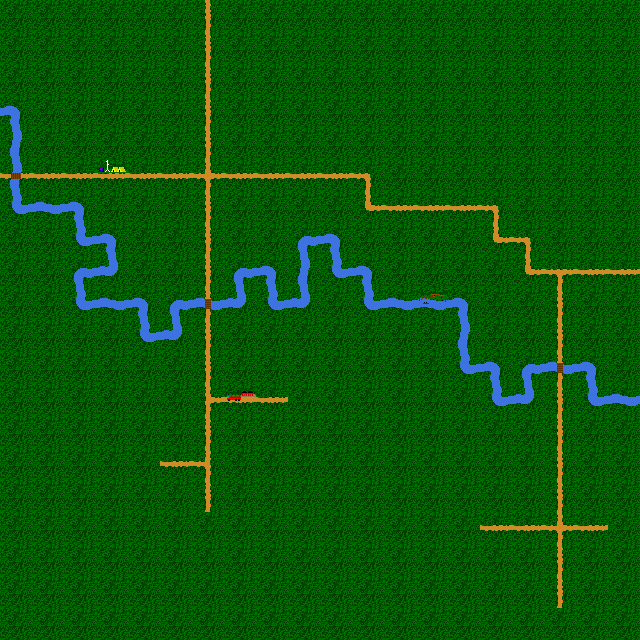

Tiled map render using the project's own tile images. Description and the map definition, with tile-layer contents summarised, below:
An orthogonal 20x20 tile map with 32x32 px tiles, 2 tile layers (Tile Layer 1, Tile Layer 2).

<map version="1.0" tiledversion="1.0.3" orientation="orthogonal" renderorder="right-down" width="20" height="20" tilewidth="32" tileheight="32" nextobjectid="1">
 <tileset firstgid="1" source="tileset-small.tsx" />
 <layer name="Tile Layer 1" width="20" height="20">
  <data>[400 cells, 400 non-empty, 1 distinct tile ids]</data>
 </layer>
 <layer name="Tile Layer 2" width="20" height="20">
  <data>[400 cells, 92 non-empty, 19 distinct tile ids]</data>
 </layer>
</map>